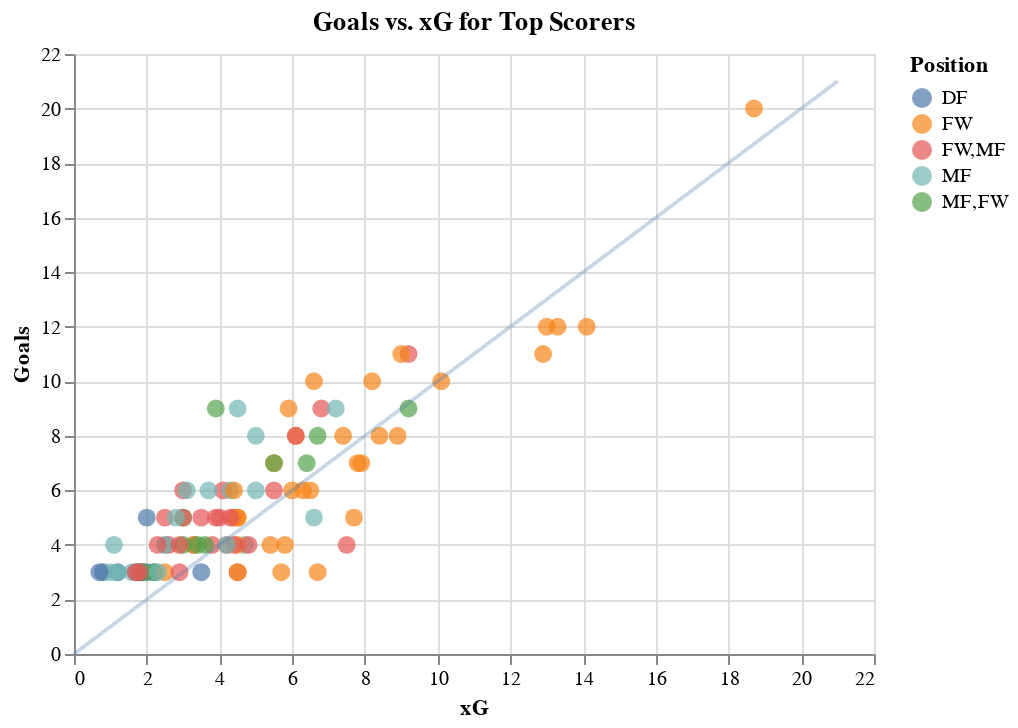

Here is the notebook cell this chart was saved with:
### Code cell
pts = alt.Chart(player_stats[player_stats['Gls']>2],title='Goals vs. xG for Top Scorers').mark_circle(size=80).encode(
    y = alt.Y('Gls',axis=alt.Axis(title='Goals')),
    x = alt.X('xG',axis=alt.Axis(title='xG')),
    color = alt.Color('Pos',title='Position'),
    tooltip = ['Player','Squad','Gls','xG','npxG']
)
dummy = pd.DataFrame({'x':[0,player_stats['Gls'].max()+1]})

line = alt.Chart(dummy).mark_line(opacity=0.3).encode(
    x='x',
    y='x')
both = pts + line

both
